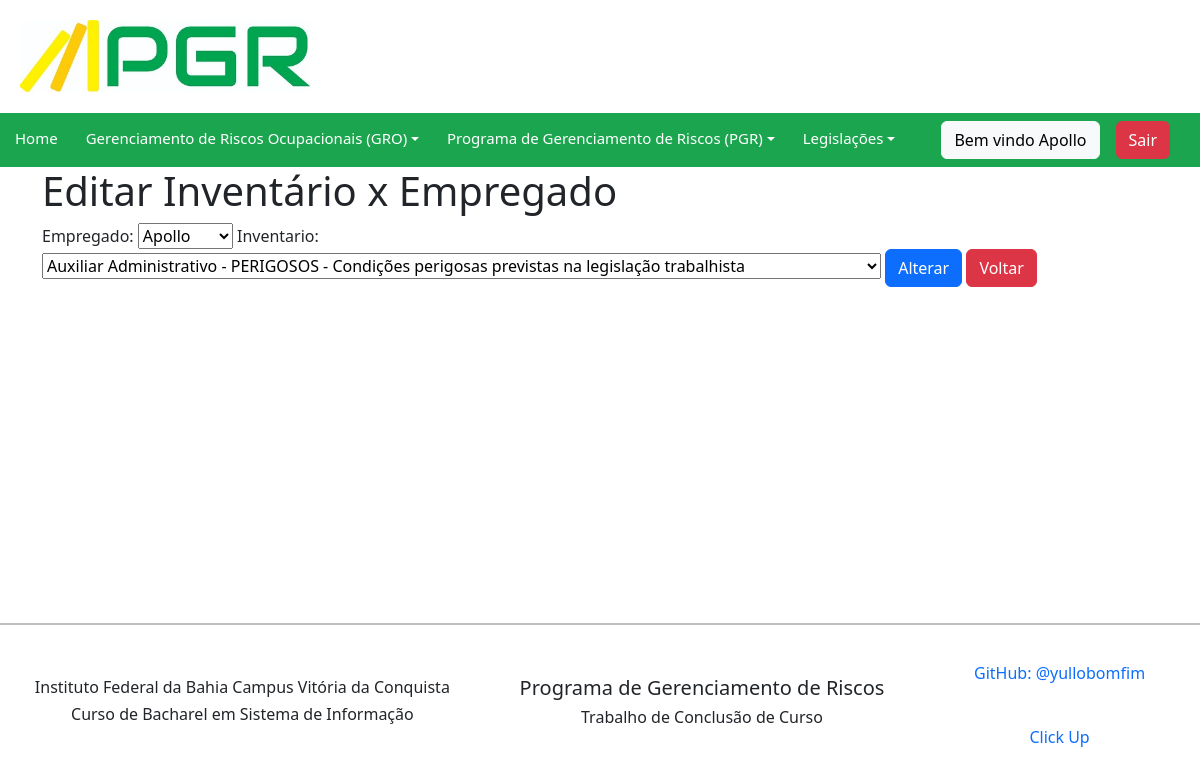
Screenshot of /empregadoinventario/update/12/ (signed in) with the database file from the repository.
### pgr/models.py (models this page shows, shortened)
class Empregadoinventario(models.Model):
    empregado = models.ForeignKey(Empregado, verbose_name=("empregado"), on_delete=models.CASCADE)
    inventario = models.ForeignKey(Inventario, verbose_name=("inventario"), on_delete=models.CASCADE)
    class Meta:
        verbose_name = "empregadoinventario"
        verbose_name_plural = "empregadosinventarios"
        ordering = ['empregado']

### pgr/views.py (the view)
# urls.py: path('empregadoinventario/update/<int:pk>/', EmpregadoinventarioUpdateView.as_view(), name='empregadoinventario_update'),
class EmpregadoinventarioUpdateView(LoginRequiredMixin, UpdateView):
    login_url = reverse_lazy('login')
    model = Empregadoinventario
    form_class = EmpregadoinventarioForm
    template_name = 'empregadoinventario_update.html'
    success_url = reverse_lazy('empregadoinventario_list')

### pgr/forms.py
class EmpregadoinventarioForm(ModelForm):
    class Meta:
        model= Empregadoinventario
        fields = '__all__'

### pgr/models.py (called while the page is built)
    def __str__(self):
        return self.nome

    def __str__(self):
        return f"{self.user}"

    def __str__(self):
        return self.tipo_risco

    def __str__(self):
        return f"{self.tipo_risco} - {self.descricao_perigo}"

    def __str__(self):
        return f"{self.funcao} - {self.descricao_perigo}"

    def __str__(self):
        return str(self.identificacao_risco)

### pgr/templates/empregadoinventario_update.html (shortened to what this page needs)
{% extends 'base.html' %}
{% load bootstrap %}
{% block content %}
<div class="container">
  <h1>Editar Inventário x Empregado</h1>
  <form method="post">
    {{ form|bootstrap }}
    <button class="btn btn-primary" type="submit">Alterar</button>
    <a class="btn btn-danger" href="/empregadoinventario/">Voltar</a>
  </form>
</div>
  {% endblock %}

### pgr/templates/includes/navbar.html (shortened to what this page needs)
<nav class="navbar navbar-expand-lg navbar-light" style="background-color: #1ca54f;">
    <ul class="navbar-nav nav-text me-auto mb-2 mb-lg-0">
        <li class="nav-item">
            <a class="nav-link" href="{% url 'home'%}" >Home</a>
        </li>
        {% if user.is_authenticated %}
        <li class="nav-item dropdown dmenu">
            <a class="nav-link dropdown-toggle" href="#" id="navbardrop" data-toggle="dropdown">Gerenciamento de Riscos Ocupacionais (GRO)</a>
        </li>
        <li class="nav-item dropdown dmenu">
            <a class="nav-link dropdown-toggle" href="#" id="navbardrop" data-toggle="dropdown">Programa de Gerenciamento de Riscos (PGR)</a>
        </li>
        {% endif %}
        <li class="nav-item">
            <li class="nav-item dropdown dmenu">
            <a class="nav-link dropdown-toggle" href="#" id="navbardrop" data-toggle="dropdown">Legislações</a>
        </li>
    </ul>
        <div class="d-flex gap-3 align-items-center" style="margin-right: 30px">
            {% if user.is_authenticated %}
                <span class="btn btn-light">Bem vindo {{request.user|title}}</span>
                <a class="btn btn-danger" href="{% url 'logout' %}">Sair</a>
            {% endif %}
        </div>
</nav>

### pgr/static/css/pgr.css (style rules this page uses)
.navbar-light .navbar-nav .nav-link { display: block; color: #fff; padding-left: 15px; padding-top: 5px; font-size: 15px; margin-right: 5px; text-decoration: none; transition: color 0.3s ease-in-out, background-color 0.3s ease-in-out; }
.container { min-height: inherit; margin: auto; justify-content: center; align-items: center; }

### rows the page displays
Empregadoinventario: empregado "Apollo", inventario "Auxiliar Administrativo - PERIGOSOS - Condições perigosas previstas na legislação trabalhista"

### other values shown
{{ request.user|title }} "Apollo"
